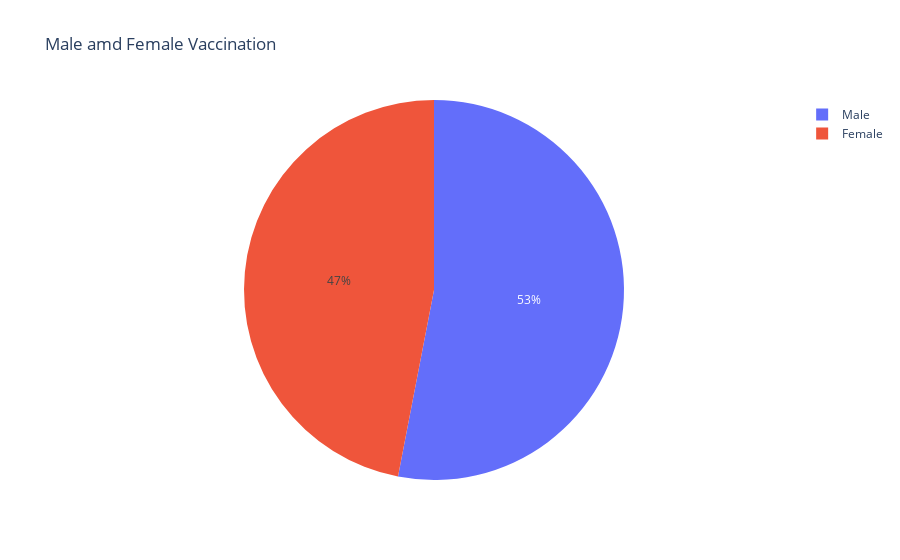

This figure's notebook cell:
### Code cell
male = vaccination["Male(Individuals Vaccinated)"].sum()
female = vaccination["Female(Individuals Vaccinated)"].sum()
px.pie(names=["Male","Female"], values =[male,female], title ="Male amd Female Vaccination")

### Figure 1 — Plotly figure (JSON) as saved in the notebook; plotly's stock layout.template omitted (floating-point values rounded to 4 significant figures)
{"data": [{"domain": {"x": [0, 1], "y": [0, 1]}, "hovertemplate": "label=%{label}<br>value=%{value}<extra></extra>", "labels": ["Male", "Female"], "legendgroup": "", "name": "", "showlegend": true, "type": "pie", "values": [7138698858, 6321628736]}], "layout": {"legend": {"tracegroupgap": 0}, "title": {"text": "Male amd Female Vaccination"}}}
